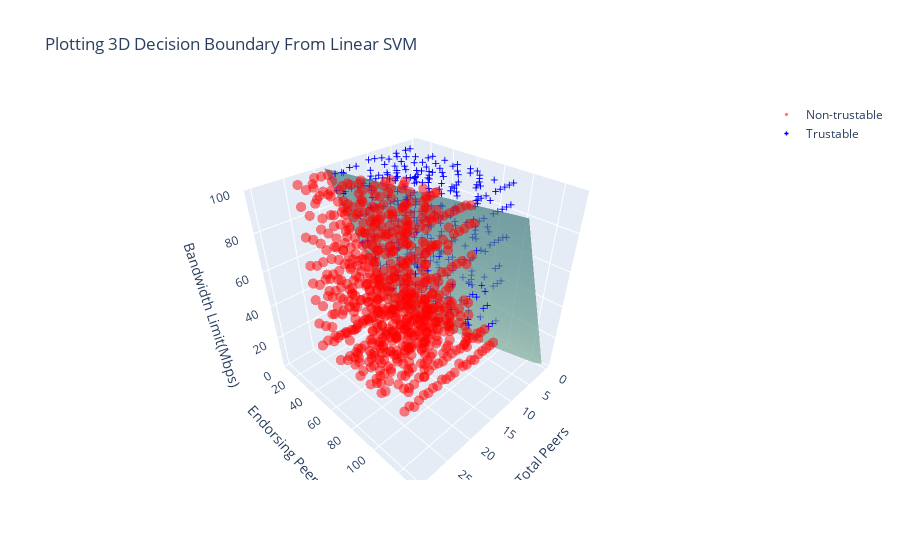

The notebook cell this image was saved under:
### Code cell
svc = SVC(kernel='linear')
svc.fit(X, Y)

# The equation of the separating plane is given by all x so that np.dot(svc.coef_[0], x) + b = 0.
# Solve for w3 (z)
z = lambda x,y: (-svc.intercept_[0]-svc.coef_[0][0]*x -svc.coef_[0][1]*y) / svc.coef_[0][2]


#tmp1 = np.linspace(0,100)
#tmp = np.linspace(-2,2,51)
tmp = np.linspace(10,130)
tmp1 = np.linspace(0,30)
#tmp = np.linspace(-2,2,51)
x,y = np.meshgrid(tmp1,tmp)

#fig = plt.figure() 
fig = go.FigureWidget()

fig.add_surface(x=x, y=y, z=z(x,y),colorscale='darkmint',opacity = 0.7, showscale=False)
fig.add_scatter3d(x=X[Y==0,0], y=X[Y==0,1], z=X[Y==0,2], mode='markers',marker_symbol='circle', marker={'color': 'red','size':3.5,'opacity':0.5}, name = "Non-trustable")
fig.add_scatter3d(x=X[Y==1,0], y=X[Y==1,1], z=X[Y==1,2], mode='markers', marker_symbol='cross',marker={'color': 'blue','size':3.5}, name = "Trustable")
fig.update_layout(title='Plotting 3D Decision Boundary From Linear SVM',scene_aspectmode='cube',
scene ={'xaxis':{'title': 'Total Peers',},
'yaxis':{'title': 'Endorsing Peers(%)'},
'zaxis':{'title': 'Bandwidth Limit(Mbps)', 'range': [0,100]}})

fig.update_xaxes(
        title_font = {"size": 20}
        )
fig.show()

### Figure 1 — Plotly figure (JSON) as saved in the notebook; plotly's stock layout.template omitted (floating-point values rounded to 4 significant figures; data arrays with more than 128 entries replaced by an {"elided": "..."} marker saying what was removed)
{"data": [{"colorscale": [[0, "rgb(210, 251, 212)"], [0.1667, "rgb(165, 219, 194)"], [0.3333, "rgb(123, 188, 176)"], [0.5, "rgb(85, 156, 158)"], [0.6667, "rgb(58, 124, 137)"], [0.8333, "rgb(35, 93, 114)"], [1, "rgb(18, 63, 90)"]], "opacity": 0.7, "showscale": false, "type": "surface", "uid": "dc5c4985-b191-42de-b852-b9382136a32e", "x": {"elided": "50x50 float values"}, "y": {"elided": "50x50 float values"}, "z": {"elided": "50x50 float values"}}, {"marker": {"color": "red", "opacity": 0.5, "size": 3.5, "symbol": "circle"}, "mode": "markers", "name": "Non-trustable", "type": "scatter3d", "uid": "6af8f4ef-f20a-4458-bba3-a8911155517c", "x": {"elided": "688 int values"}, "y": {"elided": "688 float values"}, "z": {"elided": "688 int values"}}, {"marker": {"color": "blue", "size": 3.5, "symbol": "cross"}, "mode": "markers", "name": "Trustable", "type": "scatter3d", "uid": "86e5e98a-43cd-4ef7-a2fe-dc3f00289923", "x": {"elided": "312 int values"}, "y": {"elided": "312 float values"}, "z": {"elided": "312 int values"}}], "layout": {"scene": {"aspectmode": "cube", "xaxis": {"title": {"text": "Total Peers"}}, "yaxis": {"title": {"text": "Endorsing Peers(%)"}}, "zaxis": {"range": [0, 100], "title": {"text": "Bandwidth Limit(Mbps)"}}}, "title": {"text": "Plotting 3D Decision Boundary From Linear SVM"}, "xaxis": {"title": {"font": {"size": 20}}}}}
